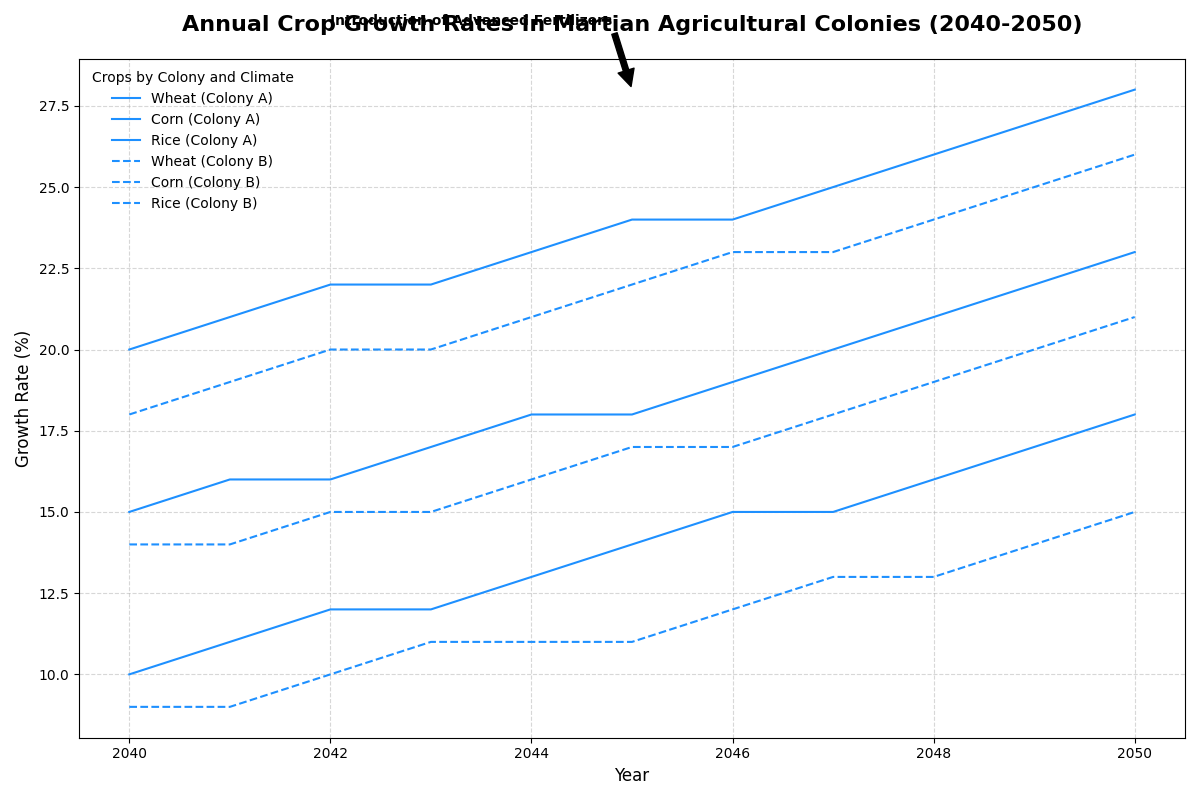

Here is the Python script that generated this plot:
import matplotlib.pyplot as plt
import numpy as np

# Define time axis (years)
years = np.arange(2040, 2051)

# Define crop growth rates for two colonies in percentage (%)
wheat_a = np.array([20, 21, 22, 22, 23, 24, 24, 25, 26, 27, 28])
corn_a = np.array([15, 16, 16, 17, 18, 18, 19, 20, 21, 22, 23])
rice_a = np.array([10, 11, 12, 12, 13, 14, 15, 15, 16, 17, 18])
wheat_b = np.array([18, 19, 20, 20, 21, 22, 23, 23, 24, 25, 26])
corn_b = np.array([14, 14, 15, 15, 16, 17, 17, 18, 19, 20, 21])
rice_b = np.array([9, 9, 10, 11, 11, 11, 12, 13, 13, 14, 15])

# Set up the plot
fig, ax = plt.subplots(figsize=(12, 8))

# Plot the data with a consistent color
consistent_color = 'dodgerblue'
ax.plot(years, wheat_a, label='Wheat (Colony A)', color=consistent_color, linestyle='-')
ax.plot(years, corn_a, label='Corn (Colony A)', color=consistent_color, linestyle='-')
ax.plot(years, rice_a, label='Rice (Colony A)', color=consistent_color, linestyle='-')
ax.plot(years, wheat_b, label='Wheat (Colony B)', color=consistent_color, linestyle='--')
ax.plot(years, corn_b, label='Corn (Colony B)', color=consistent_color, linestyle='--')
ax.plot(years, rice_b, label='Rice (Colony B)', color=consistent_color, linestyle='--')

# Title and labels
ax.set_title("Annual Crop Growth Rates in Martian Agricultural Colonies (2040-2050)", fontsize=16, fontweight='bold', pad=20)
ax.set_xlabel('Year', fontsize=12)
ax.set_ylabel('Growth Rate (%)', fontsize=12)

# Grid and Legend
ax.grid(True, linestyle='--', alpha=0.5)
ax.legend(title='Crops by Colony and Climate', fontsize=10, frameon=False)

# Highlighting significant milestones with annotations
ax.annotate('Introduction of Advanced Fertilizers', xy=(2045, 28), xytext=(2042, 30),
            arrowprops=dict(facecolor='black', shrink=0.05),
            fontsize=10, fontweight='bold')

# Tight layout
plt.tight_layout()

# Show the plot
plt.show()
